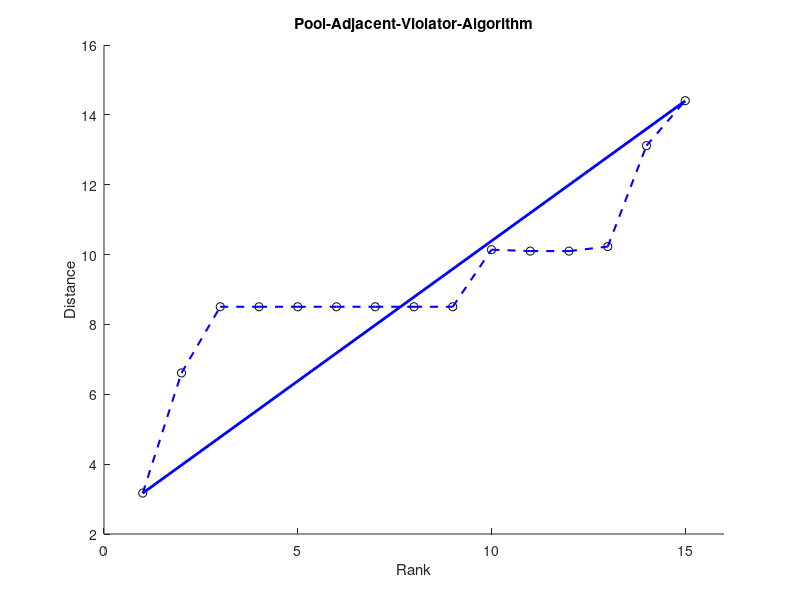

The MATLAB script that drew this image:
% ---------------------------------------------------------------------
% Book:         MVA
% ---------------------------------------------------------------------
% Quantlet:     MVAMDSpooladj
% ---------------------------------------------------------------------
% Description:  MVAMDSpooladj computes the pool adjacent violator 
%               algorithm. 
% ---------------------------------------------------------------------
% Usage:        MVAMDSpooladj
% ---------------------------------------------------------------------
% Inputs:       none
% ---------------------------------------------------------------------
% Output:       Computes the pool adjacent violator algorithm. 
% ---------------------------------------------------------------------
% Example:      
% ---------------------------------------------------------------------
% Author:       Wolfgang Haerdle, Vladimir Georgescu, Jorge Patron,
%               Song Song
% ---------------------------------------------------------------------

ber=[0  2  4  12 11 3 ];
dre=[2  0  6  10 7  5 ];
ham=[4  6  0  8  15 1 ];
kob=[12 10 8  0  9  13];
mue=[11 7  15 9  0  14];
ros=[3  5  1  13 14 0 ];

dist=[ber', dre', ham', kob', mue', ros'];

%aa,bb,hh,ii are matrices

aa=(dist.^2).*(-0.5);

a=[1 0 0 0 0 0];
b=[0 1 0 0 0 0];
c=[0 0 1 0 0 0];
d=[0 0 0 1 0 0];
e=[0 0 0 0 1 0];
f=[0 0 0 0 0 1];

ii=[a' b' c' d' e' f'];
u=[1 1 1 1 1 1];

hh=ii-(1/6*(u'*u));

bb=hh*aa*hh;

[v e]=eig(bb);

g1(:,1)=v(:,1);
g1(:,2)=v(:,2);

g2(1,1)=e(1,1);
g2(2,2)=e(2,2);
g2(1,2)=0;
g2(2,1)=0;

x=g1*(g2.^0.5);

d12=((x(1,1)-x(2,1))^2+(x(1,2)-x(2,2))^2)^0.5;
d13=((x(1,1)-x(3,1))^2+(x(1,2)-x(3,2))^2)^0.5;
d14=((x(1,1)-x(4,1))^2+(x(1,2)-x(4,2))^2)^0.5;
d15=((x(1,1)-x(5,1))^2+(x(1,2)-x(5,2))^2)^0.5;
d16=((x(1,1)-x(6,1))^2+(x(1,2)-x(6,2))^2)^0.5;

d23=((x(2,1)-x(3,1))^2+(x(2,2)-x(3,2))^2)^0.5;
d24=((x(2,1)-x(4,1))^2+(x(2,2)-x(4,2))^2)^0.5;
d25=((x(2,1)-x(5,1))^2+(x(2,2)-x(5,2))^2)^0.5;
d26=((x(2,1)-x(6,1))^2+(x(2,2)-x(6,2))^2)^0.5;

d34=((x(3,1)-x(4,1))^2+(x(3,2)-x(4,2))^2)^0.5;
d35=((x(3,1)-x(5,1))^2+(x(3,2)-x(5,2))^2)^0.5;
d36=((x(3,1)-x(6,1))^2+(x(3,2)-x(6,2))^2)^0.5;

d45=((x(4,1)-x(5,1))^2+(x(4,2)-x(5,2))^2)^0.5;
d46=((x(4,1)-x(6,1))^2+(x(4,2)-x(6,2))^2)^0.5;

d56=((x(5,1)-x(6,1))^2+(x(5,2)-x(6,2))^2)^0.5;

d14=(d14+d15)/2;
d15=d14;
d16=(d14+d15+d16+d23+d24+d25+d26)/7;
d14=d16;
d15=d16;
d23=d16;
d24=d16;
d25=d16;
d26=d16;
d35=(d35+d36)/2;
d36=d35;

dd=[[0 d12 d13 d14 d15 d16];[d12 0 d23 d24 d25 d26];[d13 d23 0 d34 d35 d36];[d14 d24 d34 0 d45 d46];[d15 d25 d35 d45 0 d56];[d16 d26 d36 d46 d56 0]];

ff=[[1:15]',[d12;d13;d14;d15;d16;d23;d24;d25;d26;d34;d35;d36;d45;d46;d56]];

ll=[[15;1],[14.4;3.17]];

scatter(ff(:,1),ff(:,2),'k')
title('Pool-Adjacent-Violator-Algorithm')
xlabel('Rank')
ylabel('Distance')
xlim([0 16])

for i=1:14
    line([ff(i,1) ff(i+1,1)],[ff(i,2) ff(i+1,2)],'Color','b','LineWidth',1.5,'LineStyle','--')
end

line([ll(1,1) ll(2,1)],[ll(1,2) ll(2,2)],'Color','b','LineWidth',2)
